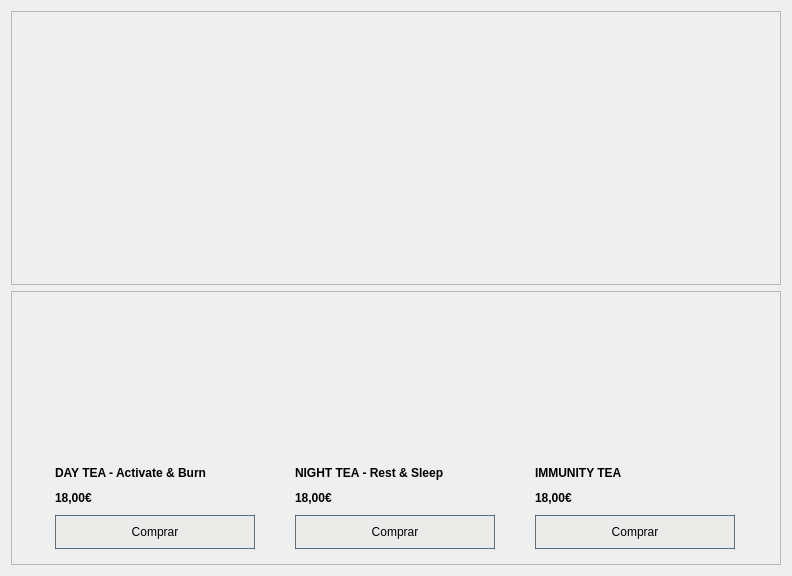
                    <widget class="QWidget" name="scrollAreaWidgetContents_10">
                     <property name="geometry">
                      <rect>
                       <x>0</x>
                       <y>-79</y>
                       <width>792</width>
                       <height>576</height>
                      </rect>
                     </property>
                     <layout class="QVBoxLayout" name="verticalLayout_17">
                      <item>
                       <widget class="QFrame" name="frame_waterCabecera_2">
                        <property name="minimumSize">
                         <size>
                          <width>0</width>
                          <height>270</height>
                         </size>
                        </property>
                        <property name="styleSheet">
                         <string notr="true">border-image: url(:/imagenes_tea/z_tea4.png);</string>
                        </property>
                        <property name="frameShape">
                         <enum>QFrame::StyledPanel</enum>
                        </property>
                        <property name="frameShadow">
                         <enum>QFrame::Raised</enum>
                        </property>
                       </widget>
                      </item>
                      <item>
                       <widget class="QFrame" name="frame_waterCuerpo_2">
                        <property name="styleSheet">
                         <string notr="true">QPushButton{
background-color:   rgba(233,233,232,200);
border-style:solid;
border-width: 1px;
border-color:  rgba(46,82,101,200);

}

QPushButton:hover{
background-color:   rgb(239, 232, 224);
border-top-left-radius: 20px;
border-bottom-left-radius:20px;
color:rgb(0,0,0);
}</string>
                        </property>
                        <property name="frameShape">
                         <enum>QFrame::StyledPanel</enum>
                        </property>
                        <property name="frameShadow">
                         <enum>QFrame::Raised</enum>
                        </property>
                        <layout class="QGridLayout" name="gridLayout_8">
                         <item row="3" column="0">
                          <widget class="QPushButton" name="botonComprar_43">
                           <property name="minimumSize">
                            <size>
                             <width>200</width>
                             <height>34</height>
                            </size>
                           </property>
                           <property name="maximumSize">
                            <size>
                             <width>200</width>
                             <height>16777215</height>
                            </size>
                           </property>
                           <property name="text">
                            <string>Comprar</string>
                           </property>
                          </widget>
                         </item>
                         <item row="0" column="0">
                          <widget class="QLabel" name="labelm_tea">
                           <property name="minimumSize">
                            <size>
                             <width>200</width>
                             <height>150</height>
                            </size>
                           </property>
                           <property name="maximumSize">
                            <size>
                             <width>200</width>
                             <height>150</height>
                            </size>
                           </property>
                           <property name="styleSheet">
                            <string notr="true">border-image: url(:/imagenes_tea/z_tea1.jpg);</string>
                           </property>
                           <property name="text">
                            <string/>
                           </property>
                          </widget>
                         </item>
                         <item row="1" column="0">
                          <widget class="QLabel" name="label_73">
                           <property name="maximumSize">
                            <size>
                             <width>16777215</width>
                             <height>15</height>
                            </size>
                           </property>
                           <property name="font">
                            <font>
                             <weight>75</weight>
                             <bold>true</bold>
                             <stylestrategy>PreferDefault</stylestrategy>
                            </font>
                           </property>
                           <property name="text">
                            <string>DAY TEA - Activate &amp; Burn</string>
                           </property>
                          </widget>
                         </item>
                         <item row="2" column="0">
                          <widget class="QLabel" name="precioAvenaHinchada_19">
                           <property name="maximumSize">
                            <size>
                             <width>16777215</width>
                             <height>15</height>
                            </size>
                           </property>
                           <property name="font">
                            <font>
                             <weight>75</weight>
                             <bold>true</bold>
                             <stylestrategy>PreferDefault</stylestrategy>
                            </font>
                           </property>
                           <property name="text">
                            <string>18,00€</string>
                           </property>
                           <property name="scaledContents">
                            <bool>false</bool>
                           </property>
                          </widget>
                         </item>
                         <item row="1" column="1">
                          <widget class="QLabel" name="label_74">
                           <property name="maximumSize">
                            <size>
                             <width>16777215</width>
                             <height>15</height>
                            </size>
                           </property>
                           <property name="font">
                            <font>
                             <weight>75</weight>
                             <bold>true</bold>
                             <stylestrategy>PreferDefault</stylestrategy>
                            </font>
                           </property>
                           <property name="text">
                            <string>NIGHT TEA - Rest &amp; Sleep</string>
                           </property>
                          </widget>
                         </item>
                         <item row="3" column="2">
                          <widget class="QPushButton" name="botonComprar_44">
                           <property name="minimumSize">
                            <size>
                             <width>200</width>
                             <height>34</height>
                            </size>
                           </property>
                           <property name="maximumSize">
                            <size>
                             <width>200</width>
                             <height>34</height>
                            </size>
                           </property>
                           <property name="text">
                            <string>Comprar</string>
                           </property>
                          </widget>
                         </item>
                         <item row="0" column="1">
                          <widget class="QLabel" name="labelm_tea_2">
                           <property name="minimumSize">
                            <size>
                             <width>200</width>
                             <height>150</height>
                            </size>
                           </property>
                           <property name="maximumSize">
                            <size>
                             <width>200</width>
                             <height>150</height>
                            </size>
                           </property>
                           <property name="styleSheet">
                            <string notr="true">border-image: url(:/imagenes_tea/z_tea2.jpg);</string>
                           </property>
                           <property name="text">
                            <string/>
                           </property>
                          </widget>
                         </item>
                         <item row="0" column="2">
                          <widget class="QLabel" name="labelm_tea_3">
                           <property name="minimumSize">
                            <size>
                             <width>200</width>
                             <height>150</height>
                            </size>
                           </property>
                           <property name="maximumSize">
                            <size>
                             <width>200</width>
                             <height>150</height>
                            </size>
                           </property>
                           <property name="styleSheet">
                            <string notr="true">border-image: url(:/imagenes_tea/z_tea3.jpg);</string>
                           </property>
                           <property name="text">
                            <string/>
                           </property>
                          </widget>
                         </item>
                         <item row="1" column="2">
                          <widget class="QLabel" name="label_77">
                           <property name="maximumSize">
                            <size>
                             <width>16777215</width>
                             <height>15</height>
                            </size>
                           </property>
                           <property name="font">
                            <font>
                             <weight>75</weight>
                             <bold>true</bold>
                             <stylestrategy>PreferDefault</stylestrategy>
                            </font>
                           </property>
                           <property name="text">
                            <string>IMMUNITY TEA</string>
                           </property>
                          </widget>
                         </item>
                         <item row="2" column="2">
                          <widget class="QLabel" name="label_76">
                           <property name="font">
                            <font>
                             <weight>75</weight>
                             <bold>true</bold>
                            </font>
                           </property>
                           <property name="text">
                            <string>18,00€</string>
                           </property>
                          </widget>
                         </item>
                         <item row="3" column="1">
                          <widget class="QPushButton" name="botonComprar_42">
                           <property name="minimumSize">
                            <size>
                             <width>200</width>
                             <height>34</height>
                            </size>
                           </property>
                           <property name="maximumSize">
                            <size>
                             <width>200</width>
                             <height>16777215</height>
                            </size>
                           </property>
                           <property name="text">
                            <string>Comprar</string>
                           </property>
                          </widget>
                         </item>
                         <item row="2" column="1">
                          <widget class="QLabel" name="label_75">
                           <property name="maximumSize">
                            <size>
                             <width>16777215</width>
                             <height>15</height>
                            </size>
                           </property>
                           <property name="font">
                            <font>
                             <weight>75</weight>
                             <bold>true</bold>
                            </font>
                           </property>
                           <property name="text">
                            <string>18,00€</string>
                           </property>
                          </widget>
                         </item>
                        </layout>
                       </widget>
                      </item>
                     </layout>
                    </widget>
